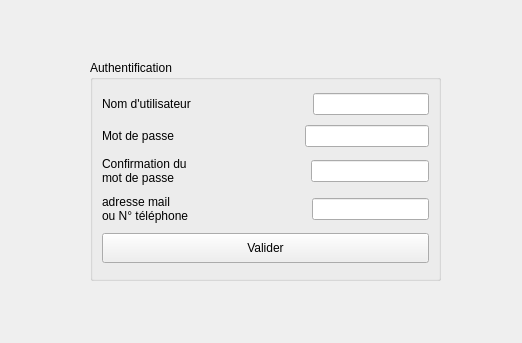
<?xml version="1.0" encoding="UTF-8"?>
<ui version="4.0">
 <class>FormLogin</class>
 <widget class="QWidget" name="FormLogin">
  <property name="geometry">
   <rect>
    <x>0</x>
    <y>0</y>
    <width>522</width>
    <height>343</height>
   </rect>
  </property>
  <property name="windowTitle">
   <string>Form</string>
  </property>
  <widget class="QGroupBox" name="groupBox">
   <property name="geometry">
    <rect>
     <x>90</x>
     <y>60</y>
     <width>351</width>
     <height>221</height>
    </rect>
   </property>
   <property name="title">
    <string>Authentification</string>
   </property>
   <layout class="QVBoxLayout" name="verticalLayout">
    <item>
     <layout class="QHBoxLayout" name="horizontalLayout_3">
      <item>
       <widget class="QLabel" name="label_nomAdmin">
        <property name="text">
         <string>Nom d'utilisateur</string>
        </property>
       </widget>
      </item>
      <item>
       <spacer name="horizontalSpacer">
        <property name="orientation">
         <enum>Qt::Horizontal</enum>
        </property>
        <property name="sizeHint" stdset="0">
         <size>
          <width>40</width>
          <height>20</height>
         </size>
        </property>
       </spacer>
      </item>
      <item>
       <widget class="QLineEdit" name="NomAdminValue"/>
      </item>
     </layout>
    </item>
    <item>
     <layout class="QHBoxLayout" name="horizontalLayout_2">
      <item>
       <widget class="QLabel" name="label_motDePasse">
        <property name="text">
         <string>Mot de passe</string>
        </property>
       </widget>
      </item>
      <item>
       <spacer name="horizontalSpacer_2">
        <property name="orientation">
         <enum>Qt::Horizontal</enum>
        </property>
        <property name="sizeHint" stdset="0">
         <size>
          <width>40</width>
          <height>20</height>
         </size>
        </property>
       </spacer>
      </item>
      <item>
       <widget class="QLineEdit" name="MotDePasseValue"/>
      </item>
     </layout>
    </item>
    <item>
     <layout class="QHBoxLayout" name="horizontalLayout_4">
      <item>
       <widget class="QLabel" name="label_ConfirNomAdmin">
        <property name="text">
         <string>Confirmation du &lt;br/&gt; mot de passe</string>
        </property>
       </widget>
      </item>
      <item>
       <spacer name="horizontalSpacer_4">
        <property name="orientation">
         <enum>Qt::Horizontal</enum>
        </property>
        <property name="sizeHint" stdset="0">
         <size>
          <width>40</width>
          <height>20</height>
         </size>
        </property>
       </spacer>
      </item>
      <item>
       <widget class="QLineEdit" name="ConfirMotDePasseValue"/>
      </item>
     </layout>
    </item>
    <item>
     <layout class="QHBoxLayout" name="horizontalLayout">
      <item>
       <widget class="QLabel" name="label_MailTelAdmin">
        <property name="text">
         <string>adresse mail &lt;br/&gt; ou N° téléphone</string>
        </property>
       </widget>
      </item>
      <item>
       <spacer name="horizontalSpacer_3">
        <property name="orientation">
         <enum>Qt::Horizontal</enum>
        </property>
        <property name="sizeHint" stdset="0">
         <size>
          <width>40</width>
          <height>20</height>
         </size>
        </property>
       </spacer>
      </item>
      <item>
       <widget class="QLineEdit" name="MailTelValue"/>
      </item>
     </layout>
    </item>
    <item>
     <widget class="QPushButton" name="bouton_saveIdConexion">
      <property name="minimumSize">
       <size>
        <width>0</width>
        <height>30</height>
       </size>
      </property>
      <property name="text">
       <string>Valider</string>
      </property>
     </widget>
    </item>
   </layout>
  </widget>
 </widget>
 <resources/>
 <connections/>
</ui>
